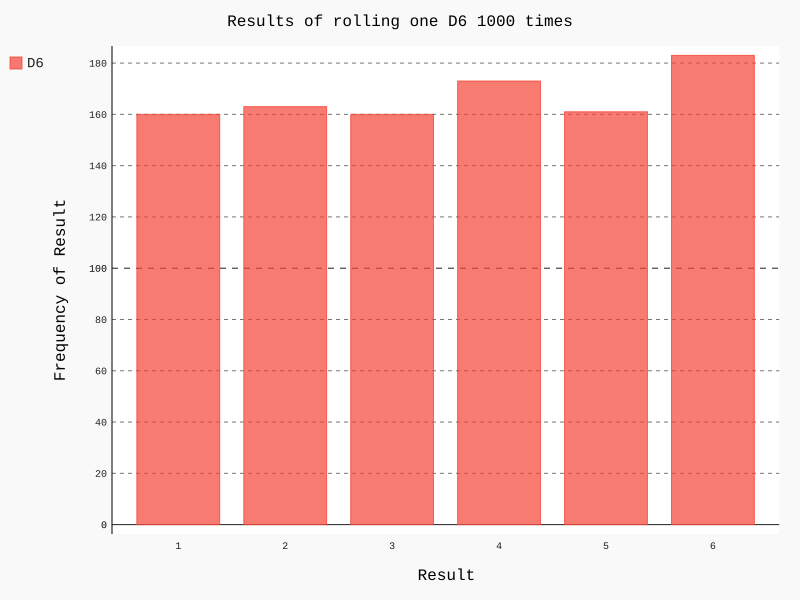

Source code (Python):
  ###
    #
    # @Author AVOli
    # @Date 2018/2/21 17:47
    # @Description  骰子可视化
    # 六面骰子(Die)命名为D6,八面命名为D8
    #
    ###
import pygal
from die import Die
# 创建一个D6
die = Die() # 默认D6

#掷几次骰子，并将结果存储在一个列表中
results = []
for roll_num in range(1000):
    result = die.roll()
    results.append(result)

# 分析结果
frequencies = [] # 频率
for value in range(1,die.num_sides+1):
    # 计算每种点数在results出现次数
    frequcy = results.count(value)
    frequencies.append(frequcy)

# 对结果进行可视化,hist=histogram(直方图)
hist = pygal.Bar()

hist.title = "Results of rolling one D6 1000 times"
hist.x_labels = ['1','2','3','4','5','6']
hist.x_title = "Result"
hist.y_title = "Frequency of Result"

hist.add('D6',frequencies)
hist.render_to_file('die_visual.svg')
